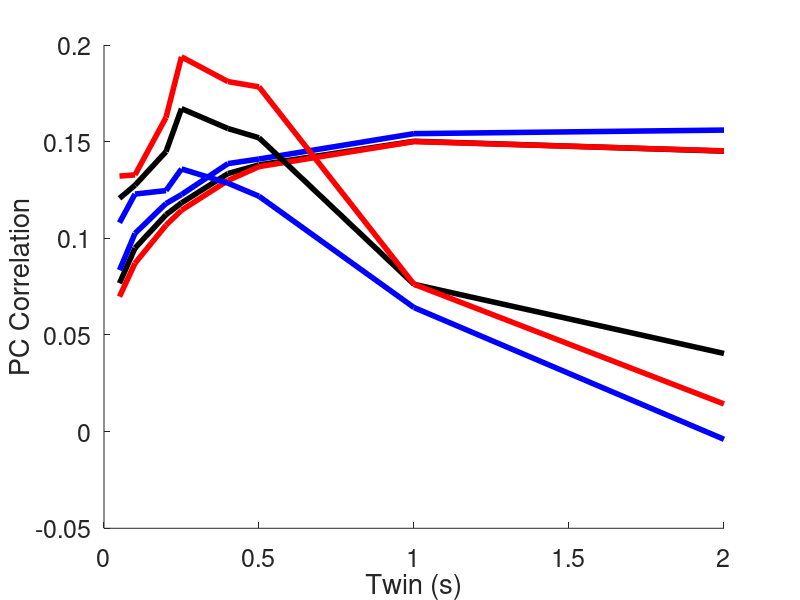
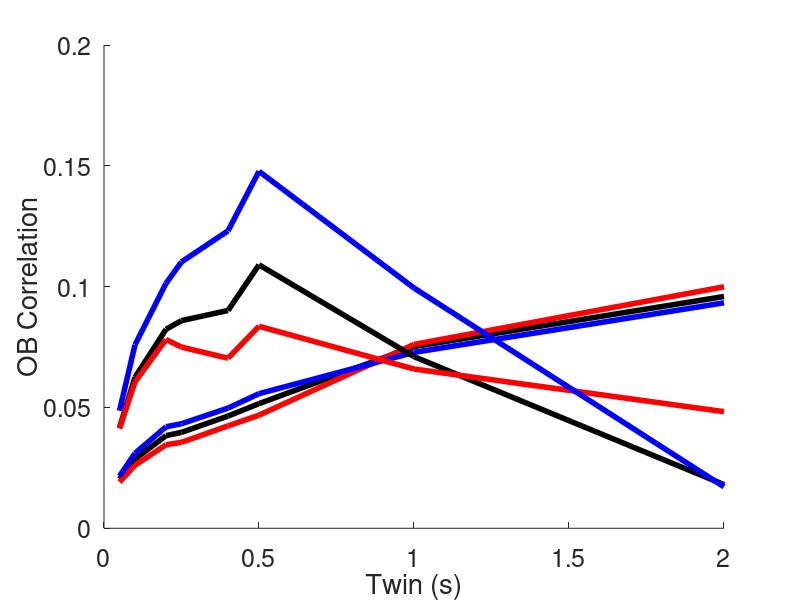
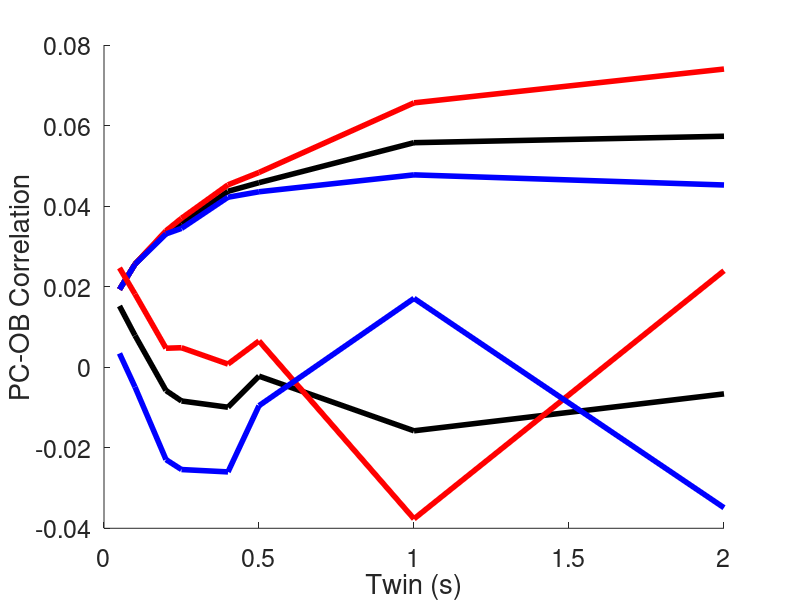
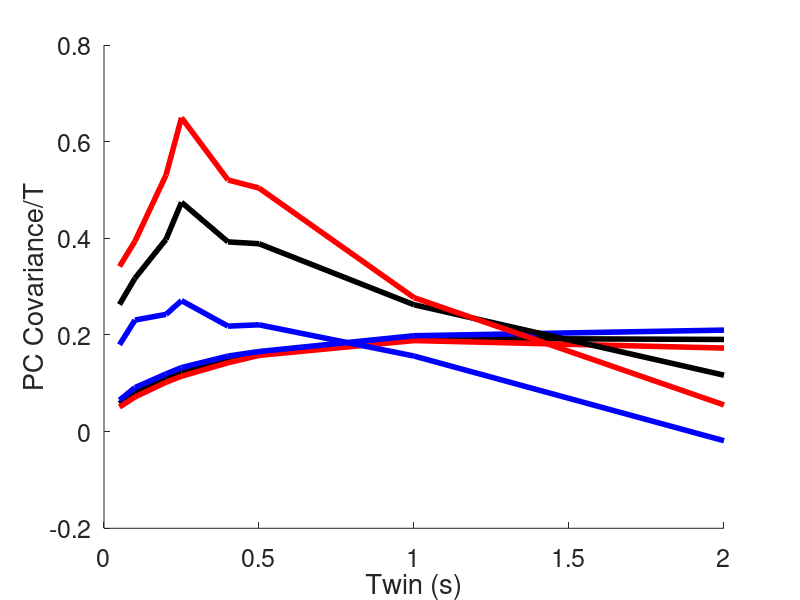

Recreate these plots in MATLAB, in order.
%commands to plot the stats BY ODOR; 
%plotting the Corr & Cov of all 3 pairs (PC,OB,PC-OB) in Spont. vs Evoked

which_set=input('Enter 0 (exp1+2) or 1 (exp3+4): '); 
if(which_set==0)
    load CoVar_Exp1+2
else
    load CoVar_Exp3+4
end

figure
hold on
plot(Twin_vec,mnCrPC_sponBoth,'k','LineWidth',4)
plot(Twin_vec,mnCrPC_spon1,'r','LineWidth',4)
plot(Twin_vec,mnCrPC_spon2,'b','LineWidth',4)
plot(Twin_vec,mnCrPC_odBoth,'k','LineWidth',4)
plot(Twin_vec,mnCrPC_od1,'r','LineWidth',4)
plot(Twin_vec,mnCrPC_od2,'b','LineWidth',4)
box off
set(gca,'FontSize',18)
xlabel('Twin (s)')
ylabel('PC Correlation')

figure
hold on
plot(Twin_vec,mnCrOB_sponBoth,'k','LineWidth',4)
plot(Twin_vec,mnCrOB_spon1,'r','LineWidth',4)
plot(Twin_vec,mnCrOB_spon2,'b','LineWidth',4)
plot(Twin_vec,mnCrOB_odBoth,'k','LineWidth',4)
plot(Twin_vec,mnCrOB_od1,'r','LineWidth',4)
plot(Twin_vec,mnCrOB_od2,'b','LineWidth',4)
box off
set(gca,'FontSize',18)
xlabel('Twin (s)')
ylabel('OB Correlation')

figure
hold on
plot(Twin_vec,mnCrPB_sponBoth,'k','LineWidth',4)
plot(Twin_vec,mnCrPB_spon1,'r','LineWidth',4)
plot(Twin_vec,mnCrPB_spon2,'b','LineWidth',4)
plot(Twin_vec,mnCrPB_odBoth,'k','LineWidth',4)
plot(Twin_vec,mnCrPB_od1,'r','LineWidth',4)
plot(Twin_vec,mnCrPB_od2,'b','LineWidth',4)
box off
set(gca,'FontSize',18)
xlabel('Twin (s)')
ylabel('PC-OB Correlation')

figure
hold on
plot(Twin_vec,mnCovPC_sponBoth./Twin_vec,'k','LineWidth',4)
plot(Twin_vec,mnCovPC_spon1./Twin_vec,'r','LineWidth',4)
plot(Twin_vec,mnCovPC_spon2./Twin_vec,'b','LineWidth',4)
plot(Twin_vec,mnCovPC_odBoth./Twin_vec,'k','LineWidth',4)
plot(Twin_vec,mnCovPC_od1./Twin_vec,'r','LineWidth',4)
plot(Twin_vec,mnCovPC_od2./Twin_vec,'b','LineWidth',4)
box off
set(gca,'FontSize',18)
xlabel('Twin (s)')
ylabel('PC Covariance/T')

figure
hold on
plot(Twin_vec,mnCovOB_sponBoth./Twin_vec,'k','LineWidth',4)
plot(Twin_vec,mnCovOB_spon1./Twin_vec,'r','LineWidth',4)
plot(Twin_vec,mnCovOB_spon2./Twin_vec,'b','LineWidth',4)
plot(Twin_vec,mnCovOB_odBoth./Twin_vec,'k','LineWidth',4)
plot(Twin_vec,mnCovOB_od1./Twin_vec,'r','LineWidth',4)
plot(Twin_vec,mnCovOB_od2./Twin_vec,'b','LineWidth',4)
box off
set(gca,'FontSize',18)
xlabel('Twin (s)')
ylabel('OB Covariance/T')

figure
hold on
plot(Twin_vec,mnCovPB_sponBoth./Twin_vec,'k','LineWidth',4)
plot(Twin_vec,mnCovPB_spon1./Twin_vec,'r','LineWidth',4)
plot(Twin_vec,mnCovPB_spon2./Twin_vec,'b','LineWidth',4)
plot(Twin_vec,mnCovPB_odBoth./Twin_vec,'k','LineWidth',4)
plot(Twin_vec,mnCovPB_od1./Twin_vec,'r','LineWidth',4)
plot(Twin_vec,mnCovPB_od2./Twin_vec,'b','LineWidth',4)
box off
set(gca,'FontSize',18)
xlabel('Twin (s)')
ylabel('PC-OB Covariance/T')